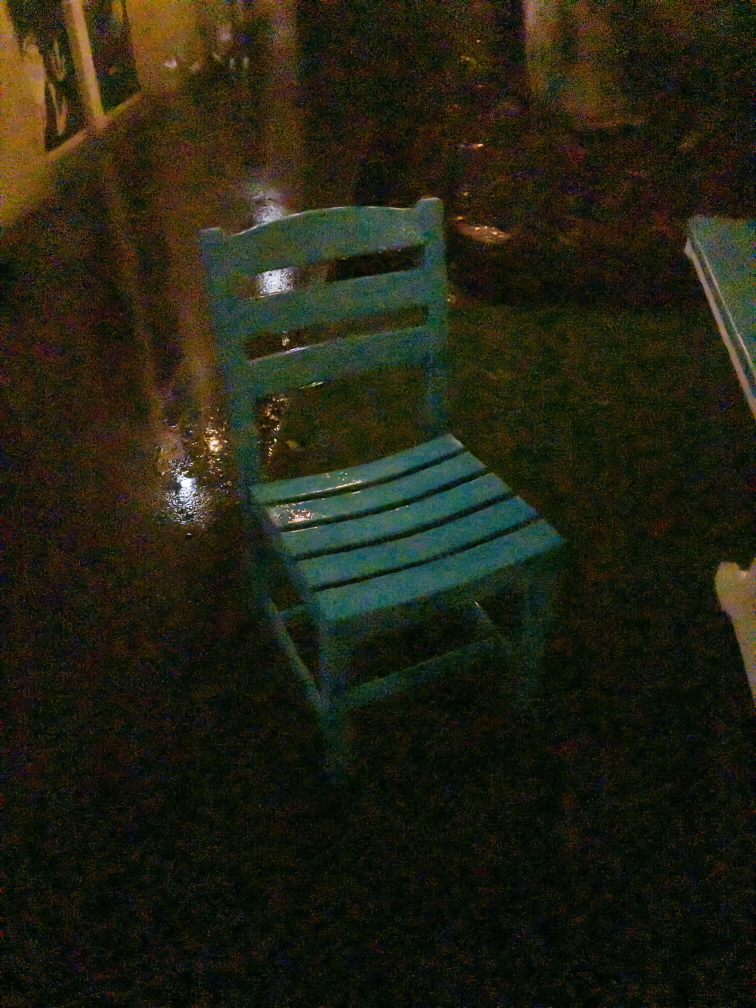
#> input picture src/algorithms/denoising/CBM3D.jpg, 3024 x 4032 px, given as the content of the folder data/D'/D'_annotated_base/noise/images, which was not available (shown at 1/4 size)
$ python denoising.py   (older library calls are emulated)
#> lines starting #> are read from the running program, lines starting #| are printed output that depends on the picture; pictures that were not available may be replaced by others from this repository, and a replacement may not be noted
import os
import cv2
import numpy as np
from bm3d import bm3d, BM3DStages

def estimate_noise_level(img_gray):
    laplacian = cv2.Laplacian(img_gray, cv2.CV_32F)
    sigma = np.median(np.abs(laplacian)) / 0.6745

    if sigma < 20.0:
        return "light"
    elif sigma < 40.0:
        return "medium"
    else:
        return "heavy"


def apply_bilateral(img_bgr, noise_level):
    if noise_level == "light":
        d = 5
        sigmaColor = 50
        sigmaSpace = 50

    elif noise_level == "medium":
        d = 9
        sigmaColor = 75
        sigmaSpace = 75

    else:
        d = 15
        sigmaColor = 100
        sigmaSpace = 100

    denoised = cv2.bilateralFilter(
        img_bgr,
        d=d,
        sigmaColor=sigmaColor,
        sigmaSpace=sigmaSpace
    )
    return denoised


def apply_cbm3d(img_bgr, noise_level):
    img_rgb = cv2.cvtColor(img_bgr, cv2.COLOR_BGR2RGB).astype(np.float32) / 255.0

    if noise_level == "light":
        sigma_psd = 15.0 / 255.0
    elif noise_level == "medium":
        sigma_psd = 25.0 / 255.0
    else:
        sigma_psd = 35.0 / 255.0

    try:
        denoised_rgb = bm3d(img_rgb, sigma_psd=sigma_psd, stage_arg=BM3DStages.ALL_STAGES)
    except (AttributeError, TypeError):
        try:
            denoised_rgb = bm3d(img_rgb, sigma_psd=sigma_psd, stage_arg='all')
        except:
            denoised_rgb = bm3d(img_rgb, sigma_psd=sigma_psd)

    denoised_rgb = np.clip(denoised_rgb, 0.0, 1.0)
    denoised_bgr = cv2.cvtColor((denoised_rgb * 255).astype(np.uint8), cv2.COLOR_RGB2BGR)

    return denoised_bgr


def choose_technique(image_path, method='bilateral'):
    img = cv2.imread(image_path)
    if img is None:
        raise FileNotFoundError(image_path)

    gray = cv2.cvtColor(img, cv2.COLOR_BGR2GRAY)
    noise_level = estimate_noise_level(gray)

    if method.lower() == 'bilateral':
        denoised_img = apply_bilateral(img, noise_level)
    elif method.lower() == 'cbm3d':
        denoised_img = apply_cbm3d(img, noise_level)
    else:
        raise ValueError(f"Unknown method: {method}. Use 'bilateral' or 'cbm3d'")

    return denoised_img, noise_level


def batch_process(input_dir, output_dir, method='bilateral'):
    os.makedirs(output_dir, exist_ok=True)

    all_files = [
        fname for fname in os.listdir(input_dir)
        if fname.lower().endswith(('.jpg', '.png', '.jpeg'))
    ]

    total = len(all_files)
    count_light, count_medium, count_heavy = 0, 0, 0

    print(f"Found {total} images")
    print(f"Starting adaptive {method.upper()} denoising...\n")

    for idx, fname in enumerate(all_files, start=1):
        in_path = os.path.join(input_dir, fname)

        try:
            denoised_img, noise_level = choose_technique(in_path, method)


            out_path = os.path.join(output_dir, fname)
            cv2.imwrite(out_path, denoised_img)

            if noise_level == "light":
                count_light += 1
            elif noise_level == "medium":
                count_medium += 1
            else:
                count_heavy += 1

            progress = (idx / total) * 100
            print(f"[{idx}/{total}] {fname} processed | noise level: {noise_level} | {progress:.1f}% done")

        except Exception as e:
            print(f"Error processing {fname}: {e}")

    print("\nAll processing completed.")
    print("Summary:")
    print(f" Light noise images:  {count_light}")
    print(f" Medium noise images: {count_medium}")
    print(f" Heavy noise images:  {count_heavy}")
    print(f"\nOutput saved to: {output_dir}")

if __name__ == "__main__":
    in_folder = "data/D'/D'_annotated_base/noise/images"


    out_folder_bilateral = "data/D'/D'_enhanced/noise/images/bilateral"
    batch_process(in_folder, out_folder_bilateral, method='bilateral')
#> in choose_technique, img is the input picture: shape (4032, 3024, 3); mean B, G, R 18.7, 34, 34.2
#> in choose_technique, `gray = cv2.cvtColor(img, cv2.COLOR_BGR2GRAY)`:
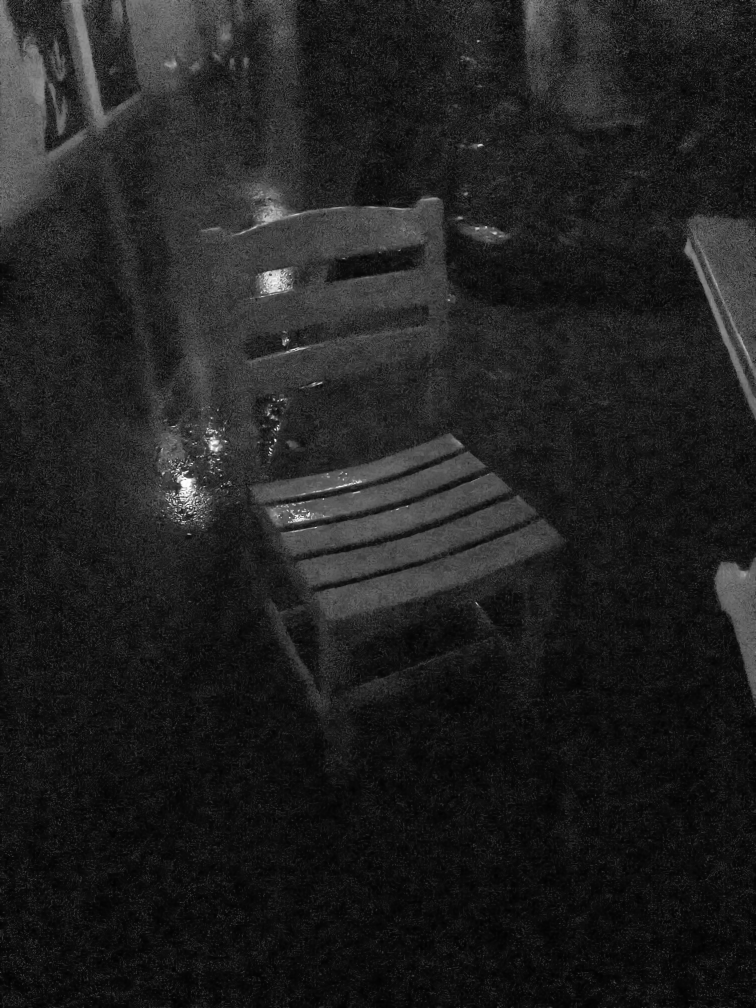
#> gray: shape (4032, 3024) (shown at 1/4 size); min 0, max 255, mean 32.3
#> in estimate_noise_level, `laplacian = cv2.Laplacian(img_gray, cv2.CV_32F)`:
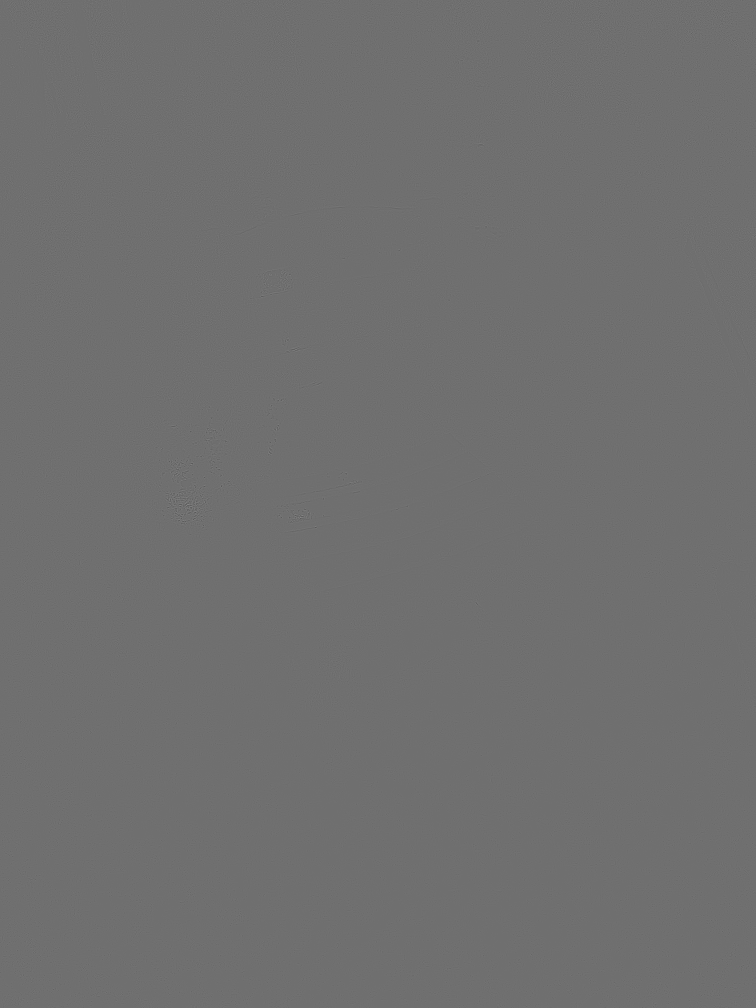
#> laplacian: shape (4032, 3024) float32 (shown at 1/4 size); min -246, max 315, mean 0; drawn with min black and max white
#> in estimate_noise_level, `sigma = np.median(np.abs(laplacian)) / 0.6745`: sigma = 4.45
#> in choose_technique, `noise_level = estimate_noise_level(gray)`: noise_level = 'light'
#| [1/1] CBM3D.jpg processed | noise level: light | 100.0% done

    print("\n" + "="*60 + "\n")


    out_folder_cbm3d = "data/D'/D'_enhanced/noise/images/cbm3d"
    batch_process(in_folder, out_folder_cbm3d, method='cbm3d')
#> in apply_cbm3d, `img_rgb = cv2.cvtColor(img_bgr, cv2.COLOR_BGR2RGB).astype(np.float32) ..`:
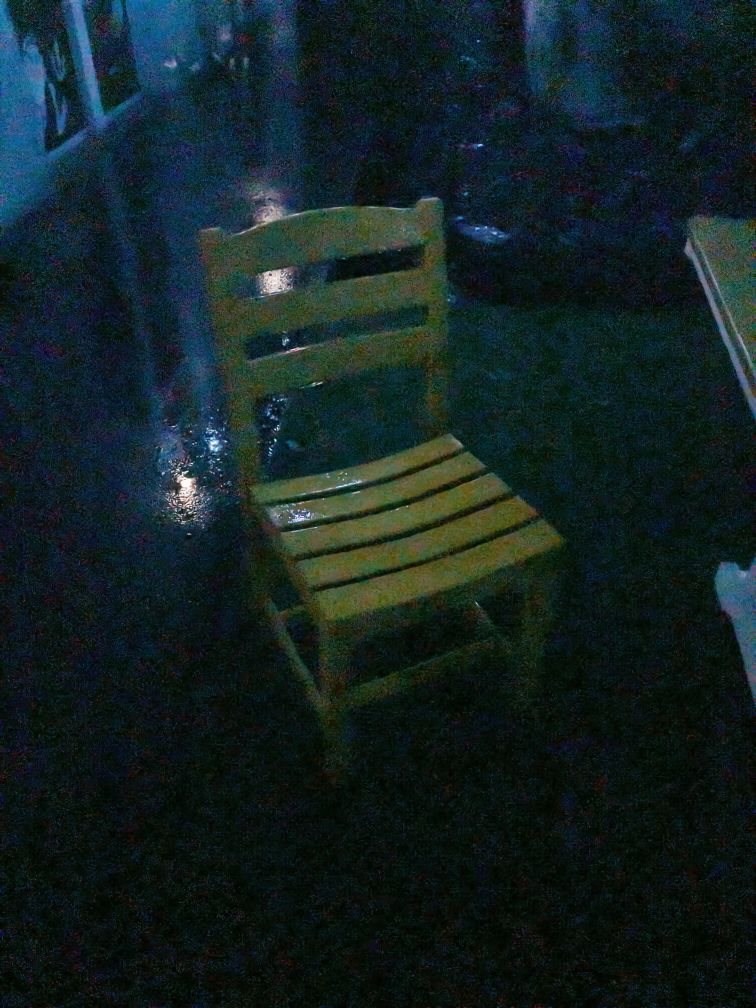
#> img_rgb: shape (4032, 3024, 3) float32 (shown at 1/4 size); mean B, G, R 0.129, 0.132, 0.0734
#> (the call stopped at in apply_cbm3d, `denoised_rgb = bm3d(img_rgb, sigma_psd=sigma_psd, stage_arg=BM3DStages..`: bm3d is not available in this run)
